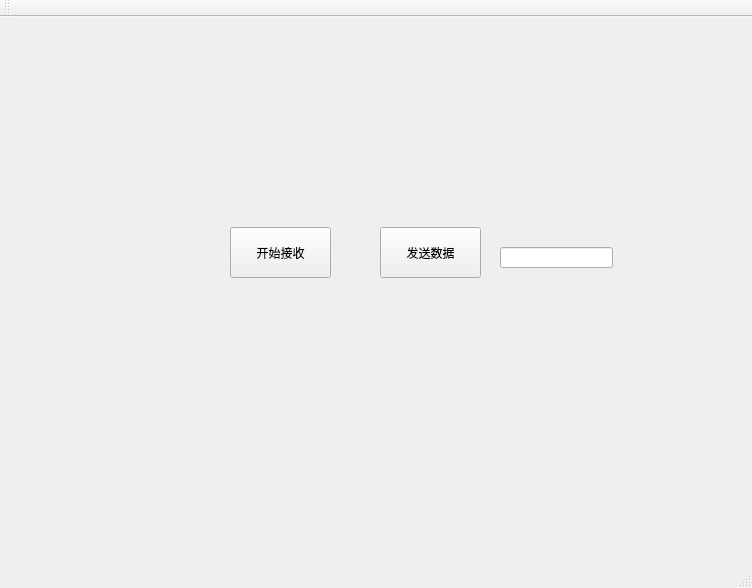
<?xml version="1.0" encoding="UTF-8"?>
<ui version="4.0">
 <class>MainWindow</class>
 <widget class="QMainWindow" name="MainWindow">
  <property name="geometry">
   <rect>
    <x>0</x>
    <y>0</y>
    <width>752</width>
    <height>588</height>
   </rect>
  </property>
  <property name="windowTitle">
   <string>MainWindow</string>
  </property>
  <widget class="QWidget" name="centralWidget">
   <widget class="QPushButton" name="pushButton_start">
    <property name="geometry">
     <rect>
      <x>230</x>
      <y>210</y>
      <width>101</width>
      <height>51</height>
     </rect>
    </property>
    <property name="text">
     <string>开始接收</string>
    </property>
   </widget>
   <widget class="QPushButton" name="pushButton_send">
    <property name="geometry">
     <rect>
      <x>380</x>
      <y>210</y>
      <width>101</width>
      <height>51</height>
     </rect>
    </property>
    <property name="text">
     <string>发送数据</string>
    </property>
   </widget>
   <widget class="QLineEdit" name="lineEdit">
    <property name="geometry">
     <rect>
      <x>500</x>
      <y>230</y>
      <width>113</width>
      <height>21</height>
     </rect>
    </property>
   </widget>
  </widget>
  <widget class="QMenuBar" name="menuBar">
   <property name="geometry">
    <rect>
     <x>0</x>
     <y>0</y>
     <width>752</width>
     <height>26</height>
    </rect>
   </property>
  </widget>
  <widget class="QToolBar" name="mainToolBar">
   <attribute name="toolBarArea">
    <enum>TopToolBarArea</enum>
   </attribute>
   <attribute name="toolBarBreak">
    <bool>false</bool>
   </attribute>
  </widget>
  <widget class="QStatusBar" name="statusBar"/>
 </widget>
 <layoutdefault spacing="6" margin="11"/>
 <resources/>
 <connections/>
</ui>
